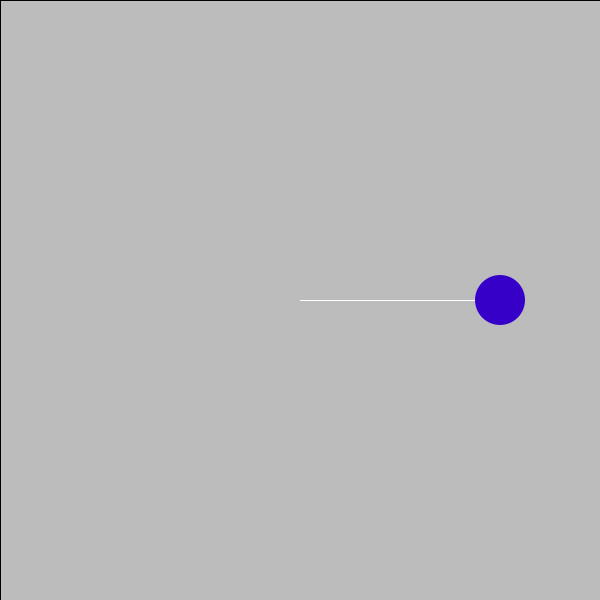
Frame 1 (no input)
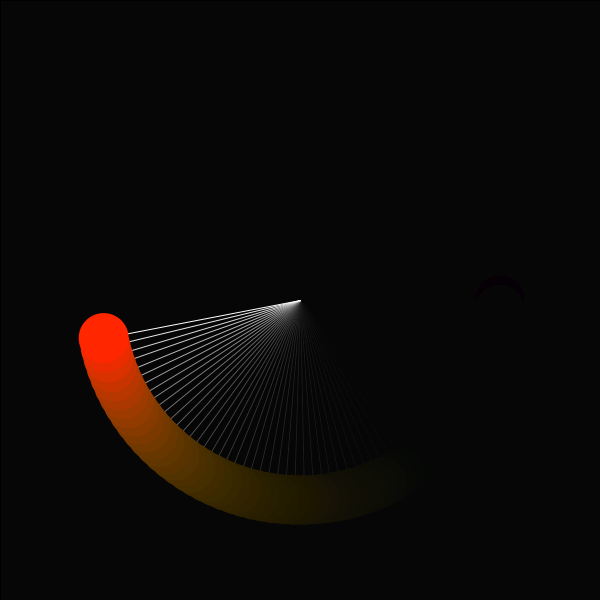
Frame 60 (the mouse pressed at the canvas centre just before this capture)
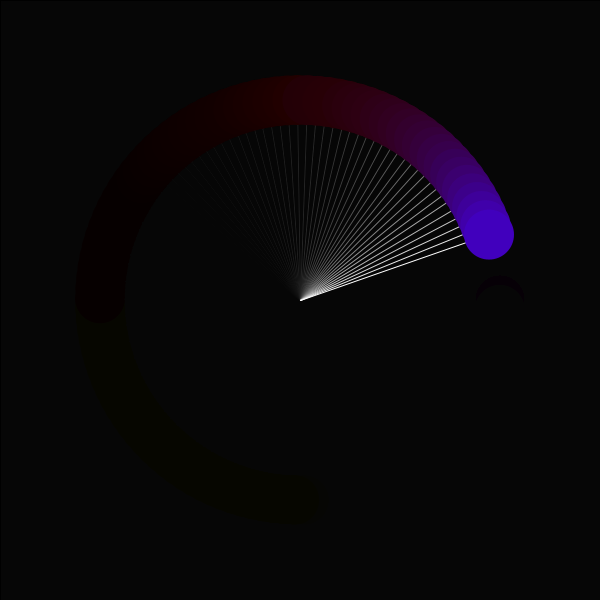
Frame 120 (the mouse held since frame 60 and released just before this capture)

The Processing sketch that drew these frames (run headless with seeded random() and noise(); from frame 60 on, the mouse is pressed at the canvas centre):

// Processing sketch: Treino_FloatAng
// ── Treino_FloatAng.pde

float x ;
float y ; 
float ang = 0 ; 
void setup () {
  size(600, 600);
  frameRate(60);
}
void draw() {
  fill(0,0,0,20);
  rect(0,0,600,600);
  translate(300, 300);
  x = cos(ang)*200;
  y = sin(ang)*200;
  stroke(255);
  line(0,0,x,y);
  noStroke();
  fill(255-x, 0+y, 0+x);
  ellipse(x, y, 50, 50);
  ang = ang+0.05;
}
